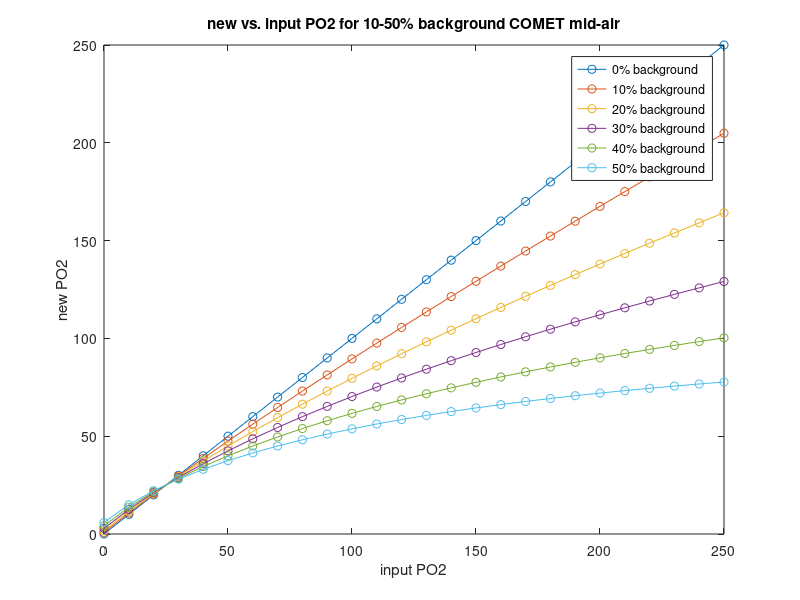
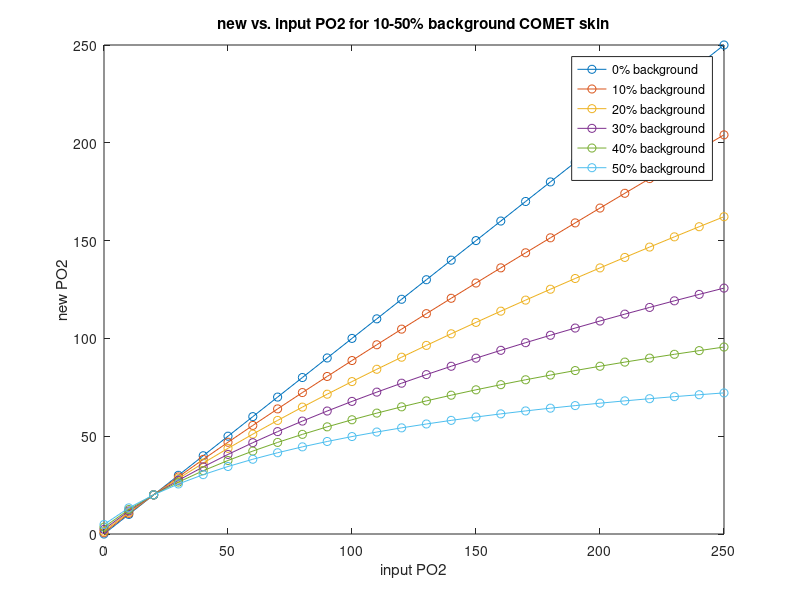

These figures' MATLAB source, in order: (Note: this script raises an error after producing the figures.)
%% Combined PO2 plots different backgrounds
close all
clear all
clc

%% mid-air backgrounds PO2
load('mid_air_0_mitoPO2.mat')
load('PO2_in.mat')

mid_air_0_PO2 = PO2_mid_air_out;
RMSE_mid_air_0_PO2 = sqrt(mean((mid_air_0_PO2-PO2_in).^2));

load('mid_air_10_mitoPO2.mat')
mid_air_10_PO2 = PO2_mid_air_out;
RMSE_mid_air_10_PO2 = sqrt(mean((mid_air_10_PO2-PO2_in).^2));

load('mid_air_20_mitoPO2.mat')
mid_air_20_PO2 = PO2_mid_air_out;
RMSE_mid_air_20_PO2 = sqrt(mean((mid_air_20_PO2-PO2_in).^2));

load('mid_air_30_mitoPO2.mat')
mid_air_30_PO2 = PO2_mid_air_out;
RMSE_mid_air_30_PO2 = sqrt(mean((mid_air_30_PO2-PO2_in).^2));

load('mid_air_40_mitoPO2.mat')
mid_air_40_PO2 = PO2_mid_air_out;
RMSE_mid_air_40_PO2 = sqrt(mean((mid_air_40_PO2-PO2_in).^2));

load('mid_air_50_mitoPO2.mat')
mid_air_50_PO2 = PO2_mid_air_out;
RMSE_mid_air_50_PO2 = sqrt(mean((mid_air_50_PO2-PO2_in).^2));

figure(1)
plot(PO2_in, mid_air_0_PO2, '-o', PO2_in, mid_air_10_PO2, '-o', PO2_in, mid_air_20_PO2, '-o', PO2_in, mid_air_30_PO2, '-o', PO2_in, mid_air_40_PO2, '-o', PO2_in, mid_air_50_PO2, '-o')
legend('0% background', '10% background', '20% background', '30% background', '40% background', '50% background')
xlabel('input PO2')
ylabel('new PO2')
xlim([0 250])
ylim([0 250])
title('new vs. input PO2 for 10-50% background COMET mid-air')

%% skin backgrounds PO2
load('skin_0_mitoPO2.mat')
skin_0_PO2 = PO2_skin_out;
RMSE_skin_0_PO2 = sqrt(mean((skin_0_PO2-PO2_in).^2));

load('skin_10_mitoPO2.mat')
skin_10_PO2 = PO2_skin_out;
RMSE_skin_10_PO2 = sqrt(mean((skin_10_PO2-PO2_in).^2));

load('skin_20_mitoPO2.mat')
skin_20_PO2 = PO2_skin_out;
RMSE_skin_20_PO2 = sqrt(mean((skin_20_PO2-PO2_in).^2));

load('skin_30_mitoPO2.mat')
skin_30_PO2 = PO2_skin_out;
RMSE_skin_30_PO2 = sqrt(mean((skin_30_PO2-PO2_in).^2));

load('skin_40_mitoPO2.mat')
skin_40_PO2 = PO2_skin_out;
RMSE_skin_40_PO2 = sqrt(mean((skin_40_PO2-PO2_in).^2));

load('skin_50_mitoPO2.mat')
skin_50_PO2 = PO2_skin_out;
RMSE_skin_50_PO2 = sqrt(mean((skin_50_PO2-PO2_in).^2));


figure(2)
plot(PO2_in, skin_0_PO2, '-o', PO2_in, skin_10_PO2, '-o', PO2_in, skin_20_PO2, '-o', PO2_in, skin_30_PO2, '-o', PO2_in, skin_40_PO2, '-o', PO2_in, skin_50_PO2, '-o')
legend('0% background', '10% background', '20% background', '30% background', '40% background', '50% background')
xlabel('input PO2')
ylabel('new PO2')
xlim([0 250])
ylim([0 250])
title('new vs. input PO2 for 10-50% background COMET skin')
 
%% old laser backgrounds PO2
load('OL_0_mitoPO2.mat')
OL_0_PO2 = PO2_OL_out;
RMSE_OL_0_PO2 = sqrt(mean((OL_0_PO2-PO2_in).^2));

load('OL_10_mitoPO2.mat')
OL_10_PO2 = PO2_OL_out;
RMSE_OL_10_PO2 = sqrt(mean((OL_10_PO2-PO2_in).^2));

load('OL_20_mitoPO2.mat')
OL_20_PO2 = PO2_OL_out;
RMSE_OL_20_PO2 = sqrt(mean((OL_20_PO2-PO2_in).^2));

load('OL_30_mitoPO2.mat')
OL_30_PO2 = PO2_OL_out;
RMSE_OL_30_PO2 = sqrt(mean((OL_30_PO2-PO2_in).^2));

load('OL_40_mitoPO2.mat')
OL_40_PO2 = PO2_OL_out;
RMSE_OL_40_PO2 = sqrt(mean((OL_40_PO2-PO2_in).^2));

load('OL_50_mitoPO2.mat')
OL_50_PO2 = PO2_OL_out;
RMSE_OL_50_PO2 = sqrt(mean((OL_50_PO2-PO2_in).^2));

figure(3)
plot(PO2_in, OL_0_PO2, '-o', PO2_in, OL_10_PO2, '-o', PO2_in, OL_20_PO2, '-o', PO2_in, OL_30_PO2, '-o', PO2_in, OL_40_PO2, '-o', PO2_in, OL_50_PO2, '-o')
legend('0% background', '10% background', '20% background', '30% background', '40% background', '50% background')
xlabel('input PO2')
ylabel('new PO2')
xlim([0 250])
ylim([0 250])
title('new vs. input PO2 for 10-50% background old laser PBS')
 
%% Comparing new PO2 of mid-air, skin and PBS for 10% and 50% backgrounds

figure(4)
plot(PO2_in, mid_air_10_PO2, '-o', PO2_in, skin_10_PO2, '-o', PO2_in, OL_10_PO2, '-o')
legend('COMET-mid-air', 'COMET-skin', 'OldLaser-PBS')
xlabel('input PO2')
ylabel('new PO2')
xlim([0 250])
ylim([0 250])
title('new vs. input PO2 for 3 backgrounds of 10%')

figure(5)
plot(PO2_in, mid_air_50_PO2, '-o', PO2_in, skin_50_PO2, '-o', PO2_in, OL_50_PO2, '-o')
legend('COMET-mid-air', 'COMET-skin', 'OldLaser-PBS')
xlabel('input PO2')
ylabel('new PO2')
xlim([0 250])
ylim([0 250])
title('new vs. input PO2 for 3 backgrounds of 50%')

%% Barchart of RMSE of different set-ups lifetimes

background = categorical({'10%'; '20%'; '30%'; '40%'; '50%'});
bars = [RMSE_mid_air_10_PO2 RMSE_skin_10_PO2 RMSE_OL_10_PO2; RMSE_mid_air_20_PO2 RMSE_skin_20_PO2 RMSE_OL_20_PO2; RMSE_mid_air_30_PO2 RMSE_skin_30_PO2 RMSE_OL_30_PO2; RMSE_mid_air_40_PO2 RMSE_skin_40_PO2 RMSE_OL_40_PO2; RMSE_mid_air_50_PO2 RMSE_skin_50_PO2 RMSE_OL_50_PO2];
 
figure(6)
bar(background, bars)
legend('CMT mid-air', 'CMT skin', 'old laser PBS')
xlabel('percentage of background signal')
ylabel('RMSE predicted vs. input PO2')
title('RMSE of predicted vs. input PO2 for different setups and percentages of background signal')

prc0 = [RMSE_mid_air_0_PO2, RMSE_skin_0_PO2, RMSE_OL_0_PO2]';
prc10 = [RMSE_mid_air_10_PO2, RMSE_skin_10_PO2, RMSE_OL_10_PO2]';
prc20 = [RMSE_mid_air_20_PO2, RMSE_skin_20_PO2, RMSE_OL_20_PO2]';
prc30 = [RMSE_mid_air_30_PO2, RMSE_skin_30_PO2, RMSE_OL_30_PO2]';
prc40 = [RMSE_mid_air_40_PO2, RMSE_skin_40_PO2, RMSE_OL_40_PO2]';
prc50 = [RMSE_mid_air_50_PO2, RMSE_skin_50_PO2, RMSE_OL_50_PO2]';

T = table({'CMT mid-air', 'CMT skin', 'old laser PBS'}', round(prc0), prc10, prc20, prc30, prc40, prc50)
T.Properties.VariableNames = {'RMSE with background %', '0%', '10%', '20%', '30%', '40%', '50%'}

